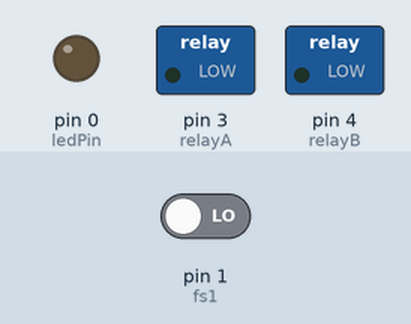
This sketch was run on a simulated Arduino Uno, built with avr-gcc and run on an emulated ATmega328P. On the bench: switched loads named in the sketch (green lamp = pin HIGH), output pins drawn as LEDs (lit = HIGH). The test bench sets the inputs (shaded band); at power-on: pin 1 (fs1) LOW.

Above: at 1.2 s.
1.3 s: pin 1 (fs1) driven HIGH
At 2.5 s:
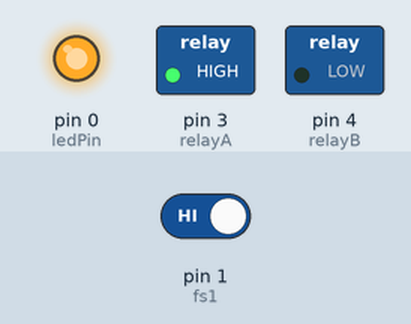
2.8 s: pin 1 (fs1) driven LOW
At 3.8 s:
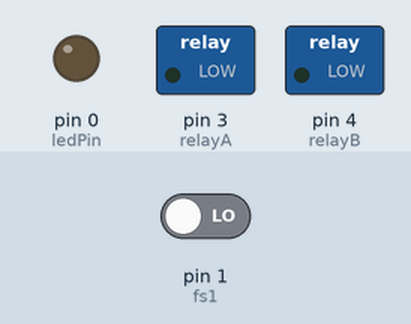
Timing chart, 0 to 5.8 s (numbered marks = the images above; inputs shaded):
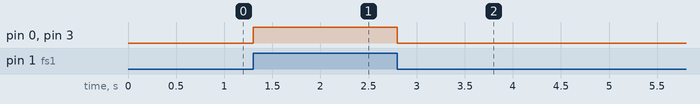

Measured:
- after the input at 1.3 s, pin 0 (ledPin), pin 3 (relayA): LOW → HIGH at once
- after the input at 2.8 s, pin 0 (ledPin), pin 3 (relayA): HIGH → LOW at once

The sketch:

sketch.ino
```cpp
const int ledPin =  0;
const int fs1 = 1;
const int relayA =  3;
const int relayB =  4;
int fs1State = 0;

void setup() {
  pinMode(ledPin, OUTPUT);
  pinMode(fs1, INPUT);
  pinMode(relayA, OUTPUT);
  pinMode(relayB, OUTPUT);
}

// the loop function runs over and over again forever
void loop() {
  fs1State = digitalRead(fs1);
  if (fs1State == HIGH) {
    digitalWrite(relayA, HIGH);
    digitalWrite(ledPin, HIGH);
  }
  else {
    digitalWrite(relayA, LOW);
    digitalWrite(ledPin, LOW);
  }
}
```
